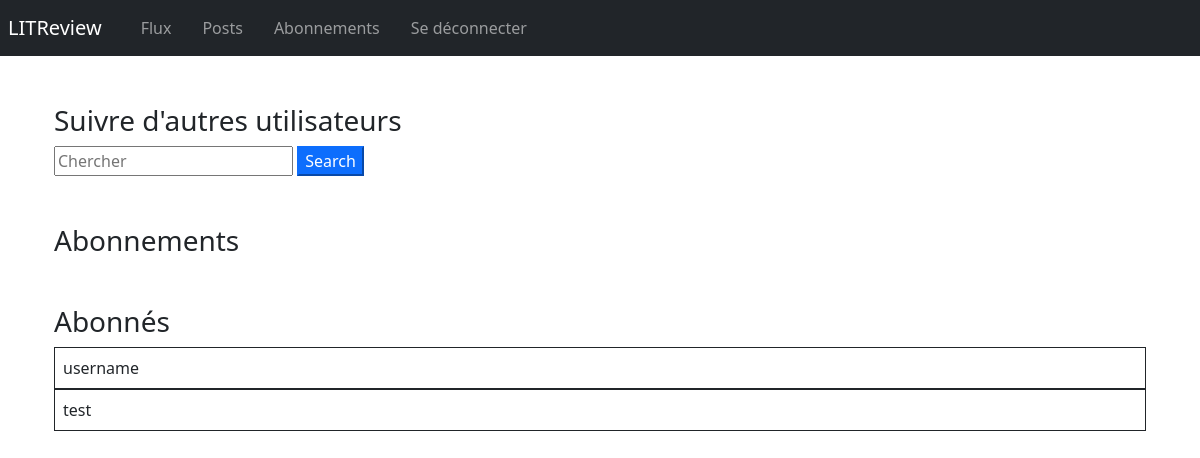
The app's page /subscribe (signed in), older data.
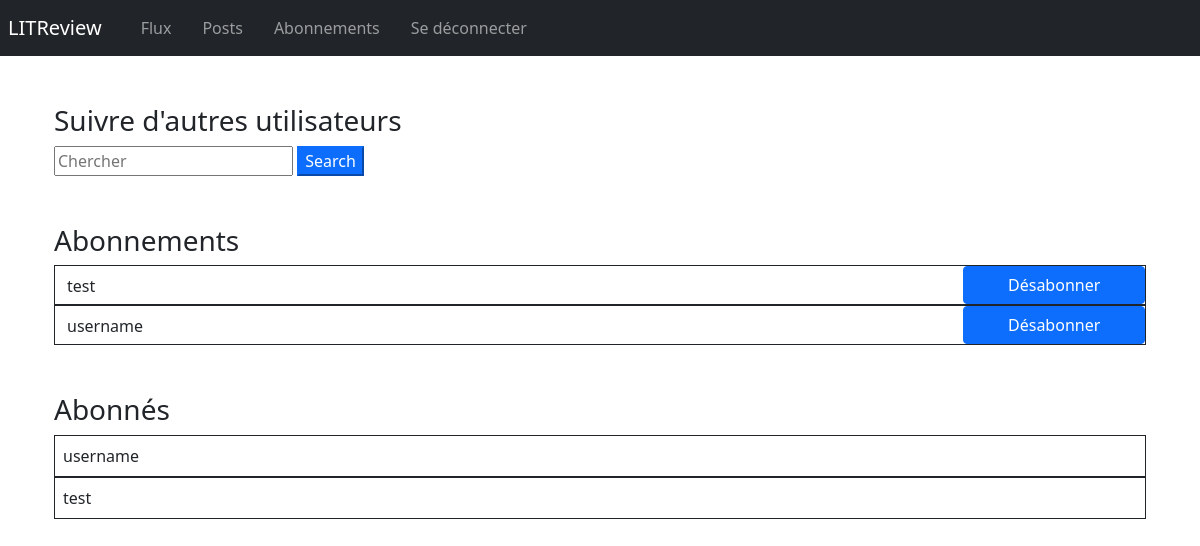
The same page, newer data.
### p9books/models.py (models this page shows)
class UserFollows(models.Model):
    user = models.ForeignKey(
        to=settings.AUTH_USER_MODEL,
        on_delete=models.CASCADE, related_name='following')
    followed_user = models.ForeignKey(
        to=settings.AUTH_USER_MODEL,
        on_delete=models.CASCADE, related_name='followed_user')
    class Meta:
        unique_together = ('user', 'followed_user', )

### p9books/views.py (the view)
# urls.py: path('subscribe', views.subscribe, name="subscribe"),
@login_required(login_url='login')
def subscribe(request):
    user = request.user
    follows = UserFollows.objects.filter(user=user.id)
    followed = UserFollows.objects.filter(followed_user=user.id)
    return render(request, "subscribe.html",
                  {"follows": follows, "followed": followed})

### p9books/templates/subscribe.html
{% extends "base.html" %}
{% block content %}
<div class="container mt-5">
    <div class="container mb-5">
    <h3>Suivre d'autres utilisateurs</h3>
        <form action="{% url 'search-user' %}" method="get">
            <input type="text" name="username" placeholder="Chercher">
            <button class="btn-primary" type="submit">Search</button>
        </form>
    </div>
    <div class="container mb-5">
    <h3>Abonnements</h3>
        {% for follow in follows %}
            <div class="container">
                <div class="row border border-dark">
                    <div class="col-10 pt-2">{{follow.followed_user.username}}</div>
                    <a href="{% url 'unsubscribe' follow.id %}" class="btn btn-primary col-2">Désabonner</a>
                </div>
            </div>
        {% endfor %}
    </div>
    <div class="container">
        <h3>Abonnés</h3>
        {% for follow in followed %}
            <div class="container">
                <div class="row border border-dark p-2">{{follow.user.username}}</div>
            </div>
        {% endfor %}
    </div>
</div>
{% endblock %}

Row changes from the older to the newer data that the page shows:
added UserFollows: followed_user.username "test", shown under "Abonnements"
added UserFollows: followed_user.username "username", shown under "Abonnements"
